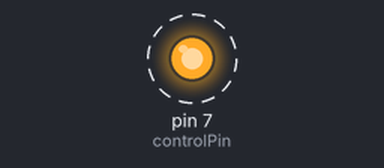
Recording of a sketch running on a simulated Arduino Uno, built with avr-gcc and run on an emulated ATmega328P. Shown: output pins drawn as LEDs (lit = HIGH). Dashed ring = blinking.

Above: at 0.5 s.
Timing chart, 0 to 4.6 s (numbered marks = the images above):
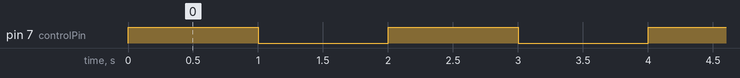

The sketch:

Relay-Buzzer.ino
```cpp
// Pin configuration
const int controlPin = 7; // Shared pin for relay and buzzer

void setup() {
  pinMode(controlPin, OUTPUT); // Set the pin as output
}

void loop() {
  digitalWrite(controlPin, HIGH); // Turn relay and buzzer ON
  delay(1000); // Wait 1 second

  digitalWrite(controlPin, LOW); // Turn relay and buzzer OFF
  delay(1000); // Wait 1 second
}
```

Measured:
- by itself, pin 7 (controlPin): alternates HIGH for 1.0 s and LOW for 1.0 s
